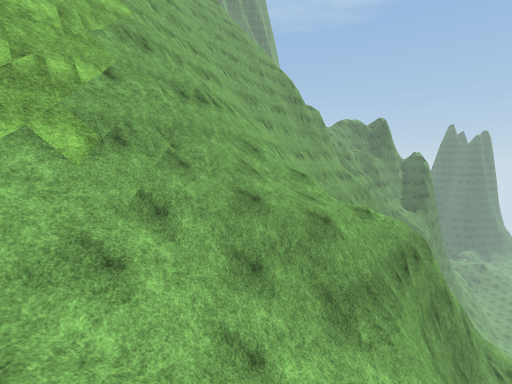
[1] (above)

19 first-person views from a walk through a 3-D level made in the Unity game engine. The camera is 1.3 m above the floor, tilts 6° down and sees 85° across. The floor is counted in squares, 2 m on a side. Each view is taken from the middle of a square. On the plan, view 1 faces up. The plan holds only what a view shows up to about 9 squares ahead; the rest is blank. The place goes on beyond the plan. The player is left out. Surface patterns are stand-ins for the level's own textures.

[2]
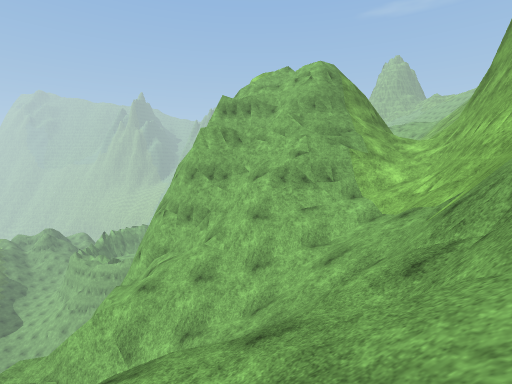

[3]
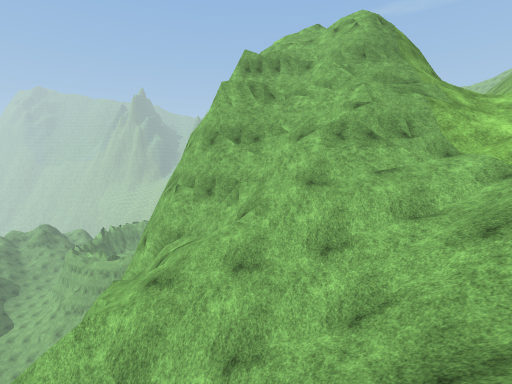

[4]
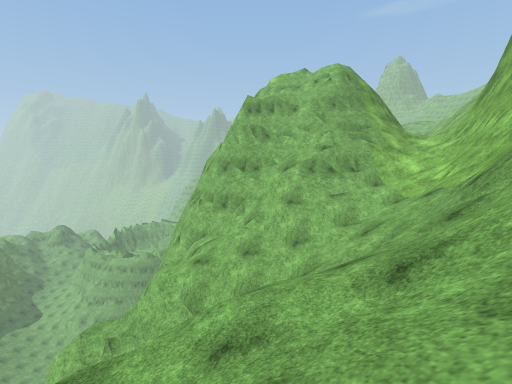

[5]
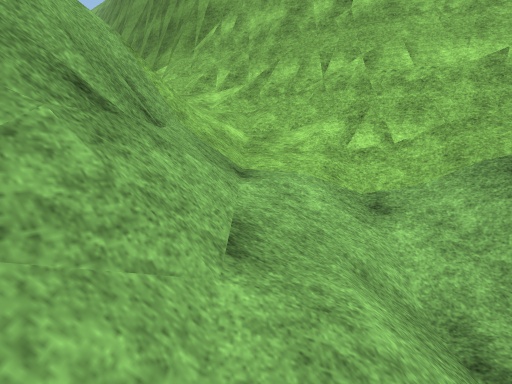

[6]
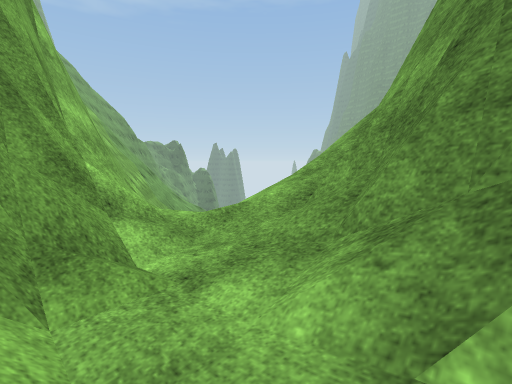

[7]
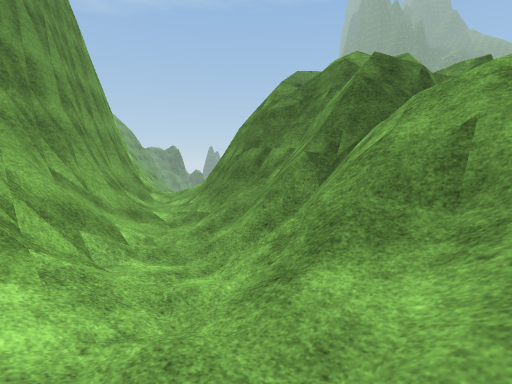

[8]
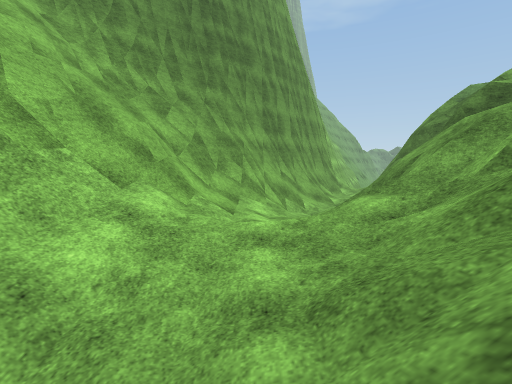

[9]
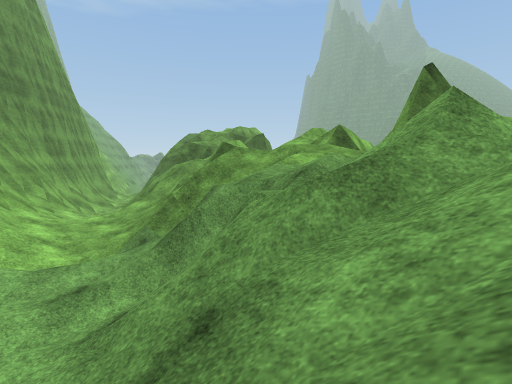

[10]
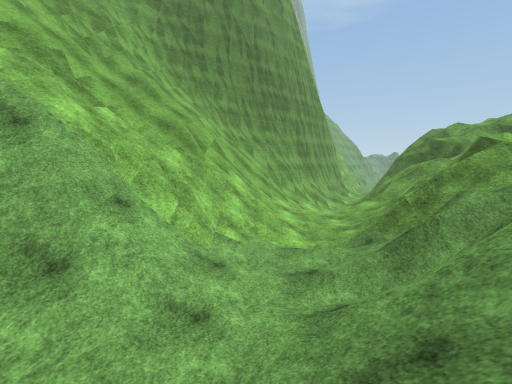

[11]
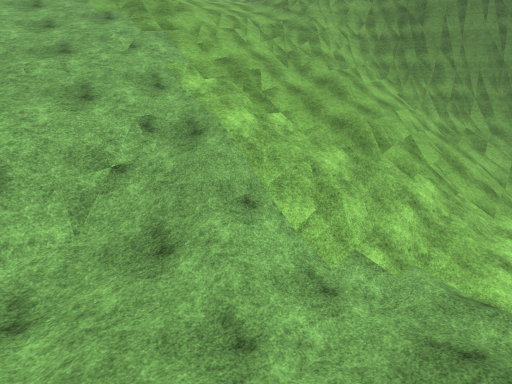

[12]
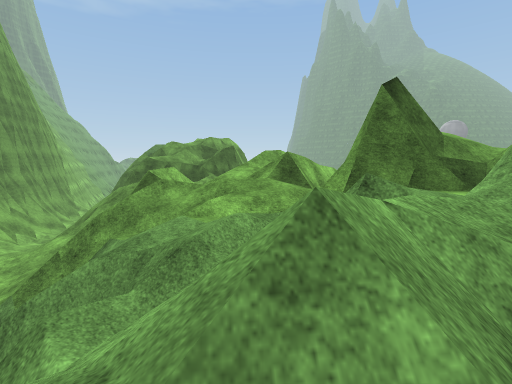

[13]
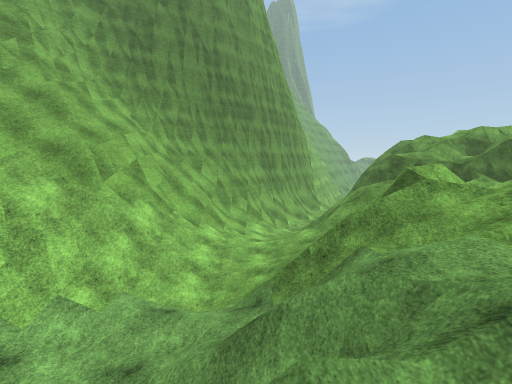

[14]
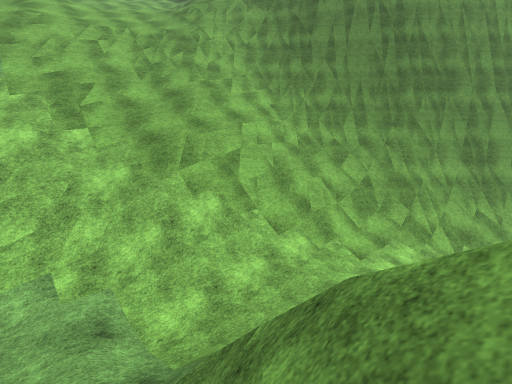

[15]
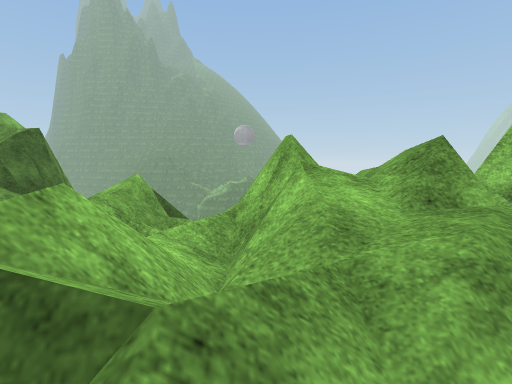

[16]
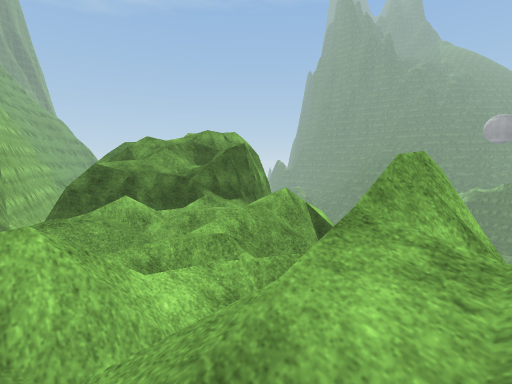

[17]
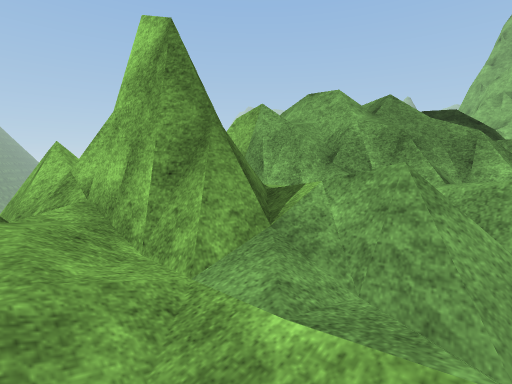

[18]
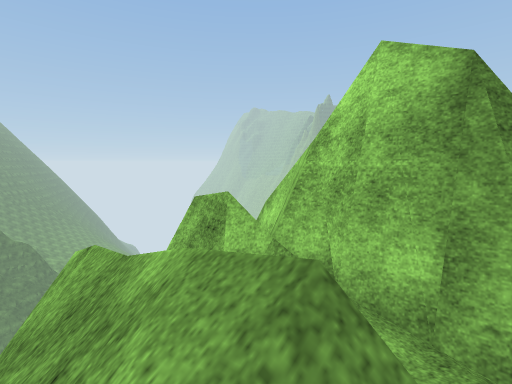

[19]
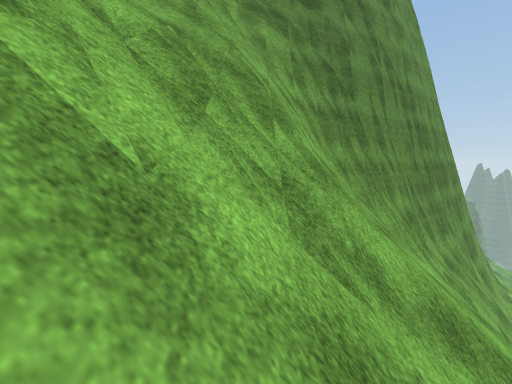

### Floor plan
Key: @ floor where view 1 was taken; # wall or solid block; x gap in a wall; . main floor; - floor 1.5 m lower than the main floor; : floor 1.75 m higher than the main floor; + floor 3.25 m higher than the main floor; _ floor 8 m lower than the main floor; / step, stairs or slope; = window, fence, low wall or low ledge; v drop or lower ground.
Columns run from 20 left of view 1 to 6 right of it. Each row starts with its distance up from view 1.
  9                    ##=
  8                    #=//   v
  7                   ##////vvv
  6                   ##///vvvv
  5                   #=//v_v
  4                  ##//=##
  3                 ##//////vv
  2                ##//////###
  1                ##//////vv
  0               ##//#=@//vv
 -1              ###//#v==###
 -2              ##///==#####
 -3             ##///#=###  #
 -4            ##//#####
 -5           ##/-=#
 -6           #///##
 -7    v     ##/-/##
 -8   vv ######//=#
 -9   ####=#==/.==##
-10   /v#=#//=//########
-11   /#=//#//.//#==#=v
-12   =#//==//:/=#=+=
-13  /=///////.//# +=vv
-14 //=/=/////./ =#===v
-15 /=#////=///=//=###
-16 //////=/../////vvv
-17 /////=//.:=/+//xvv
-18 ///=/=///////=###v
-19   ///=/:////=####v
-20         /////x vv

Positions as (right, up) in squares from view 1, and headings:
1: (0, 0), facing up
2: (0, 7), facing down
3: (1, 5), facing down
4: (1, 8), facing down
5: (0, 0), facing left
6: (-7, -5), facing up-right
7: (-10, -11), facing up-right
8: (-10, -15), facing up
9: (-12, -20), facing up-right
10: (-12, -20), facing up
11: (-11, -19), facing up-left
12: (-10, -20), facing up-right
13: (-10, -19), facing up
14: (-8, -16), facing up-left
15: (-8, -15), facing right
16: (-7, -16), facing up-right
17: (-8, -17), facing down-right
18: (-6, -16), facing down-right
19: (-17, -14), facing up
